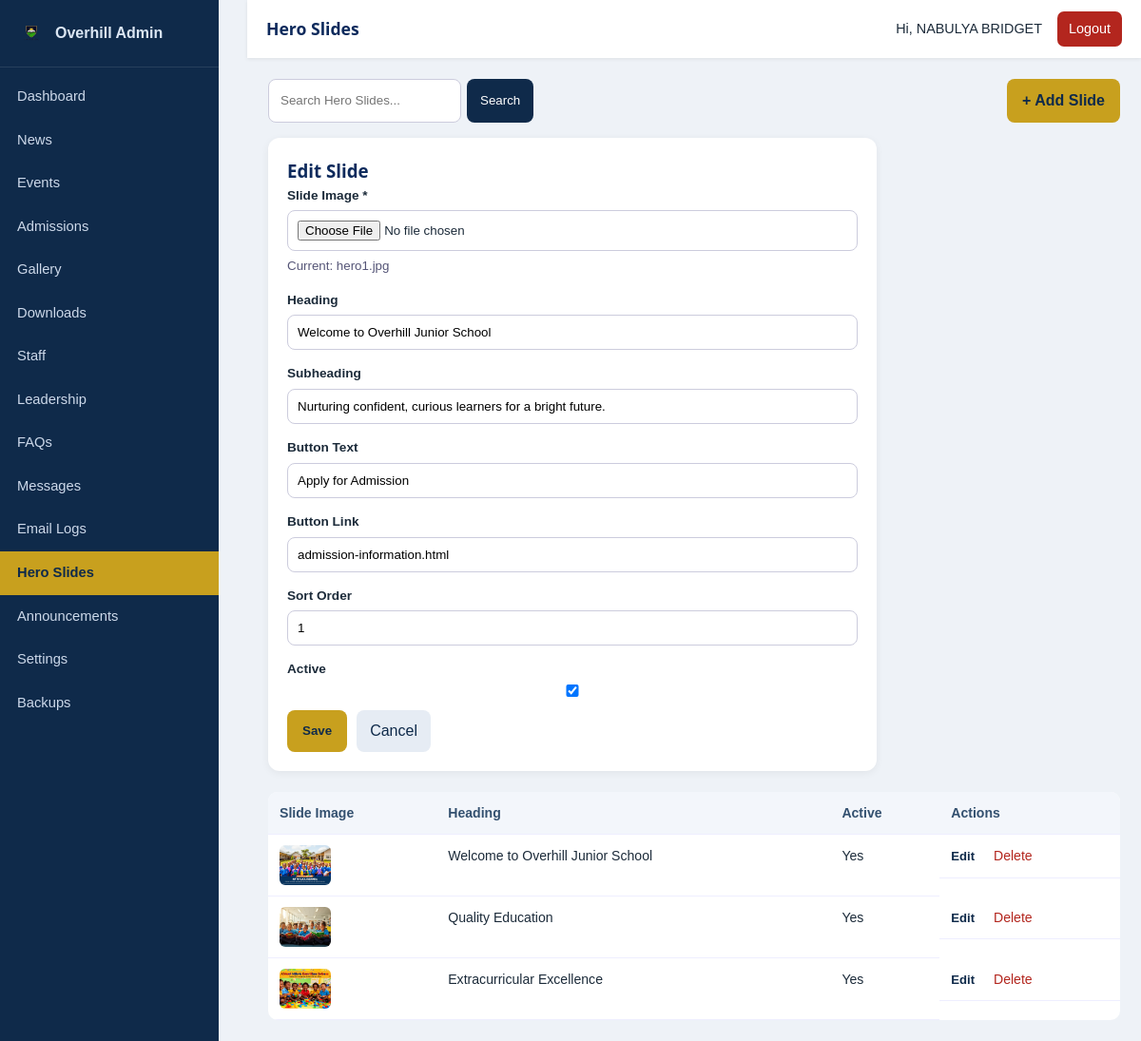
Screenshot of /admin/hero.php?edit=1 (signed in) with the database file from the repository.
### tables this page shows
CREATE TABLE IF NOT EXISTS hero_slides (
  id INT AUTO_INCREMENT PRIMARY KEY,
  image VARCHAR(255) NOT NULL,
  heading VARCHAR(200) NULL,
  subheading VARCHAR(300) NULL,
  button_text VARCHAR(80) NULL,
  button_link VARCHAR(255) NULL,
  sort_order INT NOT NULL DEFAULT 0,
  is_active TINYINT(1) NOT NULL DEFAULT 1,
  created_at TIMESTAMP DEFAULT CURRENT_TIMESTAMP,
  updated_at TIMESTAMP DEFAULT CURRENT_TIMESTAMP ON UPDATE CURRENT_TIMESTAMP
);

### admin/hero.php (called while the page is built, shortened)
<?php
require_once __DIR__ . '/includes/crud.php';
$cfg = [
  'table'=>'hero_slides','title'=>'Hero Slides','singular'=>'Slide','order'=>'sort_order ASC, id ASC',
  'search'=>['heading'],
  'fields'=>[
    ['name'=>'image','label'=>'Slide Image','type'=>'image','required'=>true,'list'=>true],
    ['name'=>'heading','label'=>'Heading','type'=>'text','list'=>true],
    ['name'=>'subheading','label'=>'Subheading','type'=>'text'],
    ['name'=>'button_text','label'=>'Button Text','type'=>'text'],
    ['name'=>'button_link','label'=>'Button Link','type'=>'text'],
    ['name'=>'sort_order','label'=>'Sort Order','type'=>'number'],
    ['name'=>'is_active','label'=>'Active','type'=>'checkbox','list'=>true],
  ],
];
$pageTitle='Hero Slides'; include __DIR__.'/includes/header.php'; crud_render($cfg); include __DIR__.'/includes/footer.php';

### includes/functions.php (called while the page is built, shortened)
<?php
require_once dirname(__DIR__) . '/config/database.php';
function e(?string $value): string
{
    return htmlspecialchars((string)$value, ENT_QUOTES, 'UTF-8');
}
function clean(?string $value): string
{
    return trim((string)$value);
}
function paginate(int $total, int $page, int $perPage): array
{
    $pages = max(1, (int)ceil($total / $perPage));
    $page  = max(1, min($page, $pages));
    return ['page' => $page, 'pages' => $pages, 'total' => $total,
            'offset' => ($page - 1) * $perPage, 'perPage' => $perPage];
}

### config/database.php (called while the page is built, shortened)
<?php
function db(): PDO
{
    static $pdo = null;
    if ($pdo === null) {
        $dsn = 'mysql:host=' . DB_HOST . ';port=4000;dbname=' . DB_NAME . ';charset=' . DB_CHARSET;
        $options = [
            PDO::ATTR_ERRMODE            => PDO::ERRMODE_EXCEPTION,
            PDO::ATTR_DEFAULT_FETCH_MODE => PDO::FETCH_ASSOC,
            PDO::ATTR_EMULATE_PREPARES   => false,
        ];
        try {
            $pdo = new PDO($dsn, DB_USER, DB_PASS, $options);
        } catch (PDOException $e) {
            http_response_code(500);
            die('Database connection failed. Please check /config/config.php');
        }
    }
    return $pdo;
}

### admin/includes/crud.php (the view, shortened to what this page needs)
<?php
function crud_find(string $table, int $id): ?array
{
    $stmt = db()->prepare("SELECT * FROM `$table` WHERE id = ? LIMIT 1");
    $stmt->execute([$id]);
    return $stmt->fetch() ?: null;
}
function crud_render(array $cfg): void
{
    $pdo = db();
    $table = $cfg['table'];
    $fields = $cfg['fields'];
    $perPage = 10;
    $page = max(1, (int)($_GET['page'] ?? 1));
    $search = clean($_GET['q'] ?? '');
    $where = ''; $params = [];
    $total = (int)(function() use ($pdo,$table,$where,$params){
        $s = $pdo->prepare("SELECT COUNT(*) FROM `$table` $where"); $s->execute($params); return $s->fetchColumn();
    })();
    $pg = paginate($total, $page, $perPage);
    $order = $cfg['order'] ?? 'id DESC';
    $sql = "SELECT * FROM `$table` $where ORDER BY $order LIMIT {$pg['perPage']} OFFSET {$pg['offset']}";
    $stmt = $pdo->prepare($sql); $stmt->execute($params);
    $rows = $stmt->fetchAll();
    $editRow = null;
    if (!empty($_GET['edit'])) $editRow = crud_find($table, (int)$_GET['edit']);
    $showForm = $editRow || isset($_GET['new']);
    $self = basename($_SERVER['PHP_SELF']);
    ?>
    <div class="content-head">
      <form class="search-form" method="get">
        <input type="text" name="q" value="<?= e($search) ?>" placeholder="Search <?= e($cfg['title']) ?>...">
        <button type="submit">Search</button>
      </form>
      <a class="btn-primary" href="?new=1">+ Add <?= e($cfg['singular']) ?></a>
    </div>
    <?php if ($showForm): ?>
    <form class="resource-form" method="post" enctype="multipart/form-data">
      <h3><?= $editRow ? 'Edit' : 'New' ?> <?= e($cfg['singular']) ?></h3>
      <?php foreach ($fields as $f): if ($f['type'] === 'slug') continue; $n=$f['name']; $v=$editRow[$n] ?? ''; ?>
        <div class="form-field">
          <label><?= e($f['label']) ?><?= !empty($f['required']) ? ' *' : '' ?></label>
          <?php if ($f['type']==='textarea'): ?>
            <textarea name="<?= $n ?>" rows="6"<?= !empty($f['required'])?' required':'' ?>><?= e($v) ?></textarea>
          <?php elseif ($f['type']==='checkbox'): ?>
            <input type="checkbox" name="<?= $n ?>" value="1"<?= $v ? ' checked':'' ?>>
          <?php elseif ($f['type']==='image' || $f['type']==='document'): ?>
            <input type="file" name="<?= $n ?>" accept="<?= $f['type']==='image' ? 'image/*' : '.pdf,.docx' ?>">
            <?php if ($v): ?><small class="current-file">Current: <a href="../<?= e(ltrim($v,'/')) ?>" target="_blank"><?= e(basename($v)) ?></a></small><?php endif; ?>
          <?php else: ?>
            <input type="<?= $f['type'] ?>" name="<?= $n ?>" value="<?= e($v) ?>"<?= !empty($f['required'])?' required':'' ?>>
          <?php endif; ?>
        </div>
      <?php endforeach; ?>
      <div class="form-actions">
        <button type="submit" class="btn-primary">Save</button>
        <a class="btn-ghost" href="<?= $self ?>">Cancel</a>
      </div>
    </form>
    <?php endif; ?>
    <table class="data-table">
      <thead><tr>
        <?php foreach ($fields as $f): if (empty($f['list'])) continue; ?><th><?= e($f['label']) ?></th><?php endforeach; ?>
        <th>Actions</th>
      </tr></thead>
      <tbody>
        <?php foreach ($rows as $r): ?>
        <tr>
          <?php foreach ($fields as $f): if (empty($f['list'])) continue; $val=$r[$f['name']] ?? ''; ?>
            <td>
              <?php if ($f['type']==='image' && $val): ?><img class="thumb" src="../<?= e(ltrim($val,'/')) ?>" alt="">
              <?php elseif ($f['type']==='document' && $val): ?><a href="../<?= e(ltrim($val,'/')) ?>" target="_blank">file</a>
              <?php elseif ($f['type']==='checkbox'): ?><?= $val ? 'Yes' : 'No' ?>
              <?php else: ?><?= e(mb_strimwidth((string)$val, 0, 80, '…')) ?><?php endif; ?>
            </td>
          <?php endforeach; ?>
          <td class="row-actions">
            <a href="?edit=<?= (int)$r['id'] ?>">Edit</a>
            <form method="post" onsubmit="return confirm('Delete this <?= e($cfg['singular']) ?>?');">
              <button type="submit" class="link-danger">Delete</button>
            </form>
          </td>
        </tr>
        <?php endforeach; ?>
      </tbody>
    </table>
    <?php endif;
}

### css/admin.css (style rules this page uses)
:root { --navy:#0d2a5c;--navy-dark:#081d42;--navy-light:#16407f;--gold:#f5b324;--gold-dark:#d8990a; --green:#2b8a3e;--red:#e8453c;--sky:#1ba7e0;--ink:#21303f;--muted:#5d6b7a;--line:#e4e8ee; --bg-soft:#f4f7fb;--radius:14px;--shadow:0 12px 32px rgba(13,42,92,.10);--shadow-sm:0 6px 18px rgba(13,42,92,.08); --font-head:'Poppins','Segoe UI',sans-serif;--font-body:'Segoe UI',Roboto,Helvetica,Arial,sans-serif; }
* { box-sizing:border-box;margin:0;padding:0 }
body { font-family:var(--font-body);color:var(--ink);background:var(--bg-soft);line-height:1.6 }
a { text-decoration:none;color:inherit }
h1,h2,h3,h4 { font-family:var(--font-head);color:var(--navy) }
img { max-width:100%;display:block }
.btn-primary { background:var(--gold);color:var(--navy-dark) }
.row-actions a { font-size:.82rem;margin-right:10px;font-weight:600;color:var(--navy) }
.admin-body { margin:0;background:#eef2f7;font-family:Arial,Helvetica,sans-serif;color:#1c2b3a }
.content-head { display:flex;justify-content:space-between;gap:12px;flex-wrap:wrap;margin-bottom:16px }
.search-form { display:flex;gap:6px }
.search-form input { padding:9px 12px;border:1px solid #ccd;border-radius:8px }
.search-form button { padding:9px 14px;border:0;background:#0f2a4a;color:#fff;border-radius:8px;cursor:pointer }
.btn-primary { background:#c8a01e;color:#0f2a4a;border:0;padding:10px 16px;border-radius:8px;font-weight:700;cursor:pointer;text-decoration:none;display:inline-block }
.btn-ghost { background:#e6ecf4;color:#0f2a4a;padding:9px 14px;border-radius:8px;text-decoration:none;display:inline-block }
.data-table { width:100%;border-collapse:collapse;background:#fff;border-radius:10px;overflow:hidden }
.data-table th,.data-table td { padding:11px 12px;text-align:left;border-bottom:1px solid #eef;font-size:.88rem;vertical-align:top }
.data-table th { background:#f3f6fb;color:#33506f }
.thumb { width:54px;height:42px;object-fit:cover;border-radius:6px }
.row-actions { display:flex;gap:10px;align-items:center }
.row-actions a { color:#0f2a4a;text-decoration:none }
.link-danger { background:none;border:0;color:#b3261e;cursor:pointer;padding:0;font-size:.88rem }
.resource-form { background:#fff;border-radius:12px;padding:20px;margin-bottom:22px;box-shadow:0 2px 8px rgba(0,0,0,.06);max-width:640px }
.resource-form h3 { margin-top:0 }
.form-field { margin-bottom:14px;display:flex;flex-direction:column }
.form-field label { font-weight:600;font-size:.85rem;margin-bottom:5px }
.form-field input,.form-field textarea,.form-field select { padding:10px;border:1px solid #ccd;border-radius:8px;font-family:inherit }
.form-actions { display:flex;gap:10px }
.current-file { margin-top:5px;color:#557 }

### rows the page displays
hero_slides: image "hero1.jpg", heading "Welcome to Overhill Junior School", subheading "Nurturing confident, curious learners for a bright future.", button_text "Apply for Admission", button_link "admission-information.html", sort_order "1", is_active "☑", image (picture)
hero_slides: image (picture), heading "Quality Education", is_active "Yes"
hero_slides: image (picture), heading "Extracurricular Excellence", is_active "Yes"

### other values shown
$pageTitle "Hero Slides"
$admin['name'] "NABULYA BRIDGET"
$cfg['singular'] "Slide"
$f['label'] "Slide Image"
$f['label'] "Heading"
$f['label'] "Subheading"
$f['label'] "Button Text"
$f['label'] "Button Link"
$f['label'] "Sort Order"
$f['label'] "Active"
